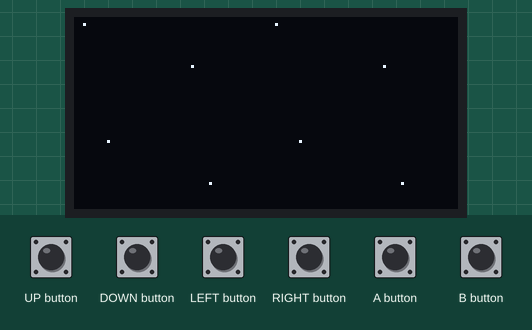
Bench run of a sketch on a simulated Arduboy, built with avr-gcc and run on an emulated ATmega32U4. On the bench: 128×64 one-colour display. Inputs (shaded band) come from the test bench.

Above: at 1.2 s.
1.3 s: A button pressed for 0.15 s
At 2.3 s:
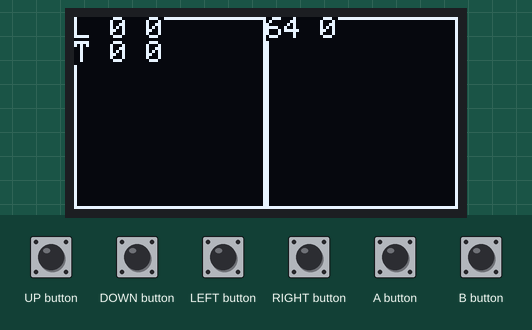
2.9 s: UP button pressed for 1 s
At 5.1 s:
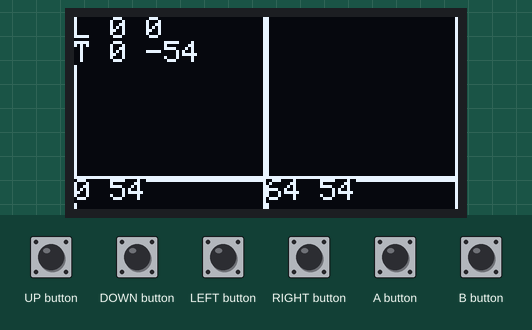
5.4 s: LEFT button pressed for 0.15 s
At 6.0 s:
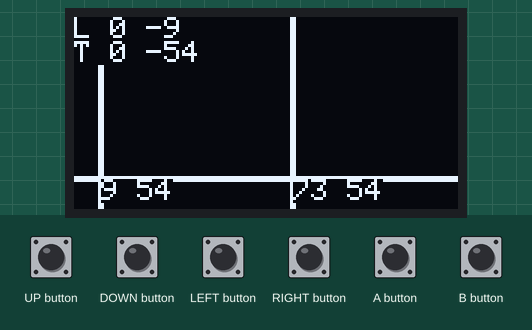
7.0 s: DOWN button pressed for 0.15 s
At 8.3 s:
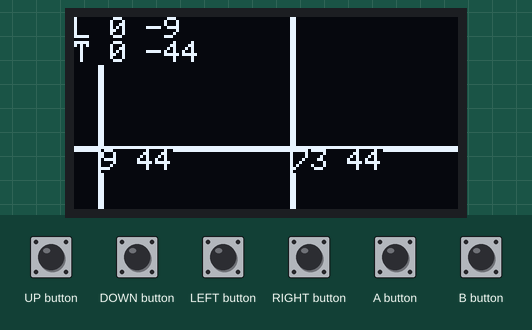
8.6 s: RIGHT button pressed for 0.15 s
At 9.9 s:
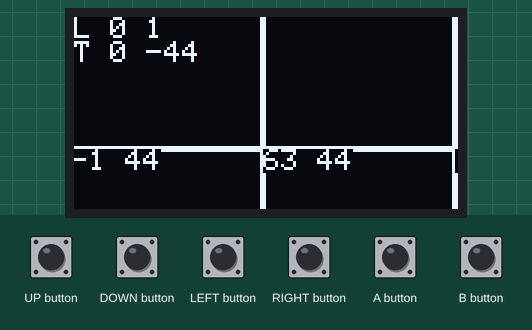
10.2 s: UP button pressed for 0.15 s
At 11.8 s:
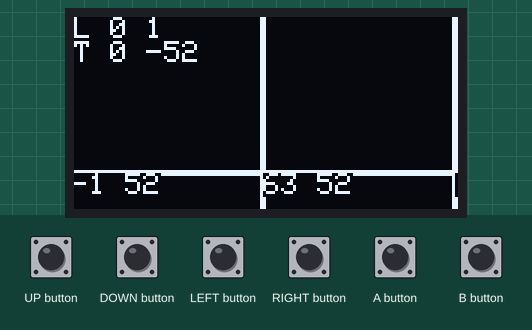
Timing chart, 0 to 12.8 s (numbered marks = the images above; inputs shaded):
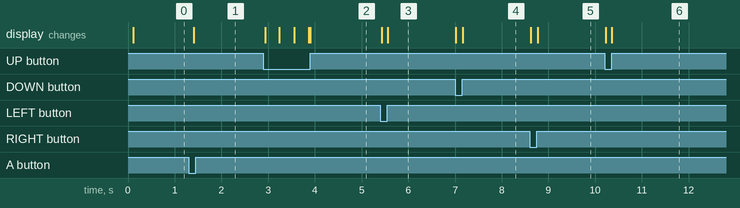

Measured:
- after the input at 1.3 s, the display: changes after 0.11 s (image 1)
- after the input at 2.9 s, the display: first changes at once (image 2 shows a later state)
- after the input at 5.4 s, the display: first changes at once (image 3 shows a later state)
- after the input at 7.0 s, the display: first changes at once (image 4 shows a later state)
- after the input at 8.6 s, the display: first changes at once (image 5 shows a later state)
- after the input at 10.2 s, the display: first changes at once (image 6 shows a later state)

The sketch:

WrapTest.ino
```cpp
// (licence header left out)
#include <Arduboy2.h>

Arduboy2 arduboy;

#include "Images.h"
#include "Utilities.h"

struct Camera
{
	static constexpr uint8_t width = WIDTH;
	static constexpr uint8_t height = HEIGHT;

	Point position;

	constexpr uint8_t getWidth() const
	{
		return width;
	}

	constexpr uint8_t getHeight() const
	{
		return height;
	}

	constexpr int16_t getLeft() const
	{
		return this->position.x;
	}

	constexpr int16_t getTop() const
	{
		return this->position.y;
	}

	constexpr int16_t getRight() const
	{
		return (this->position.x + width);
	}

	constexpr int16_t getBottom() const
	{
		return (this->position.y + height);
	}
};

Camera camera;

constexpr size_t backgroundWidth = 64;
constexpr size_t backgroundHeight = 64;

void drawBackgroundSection(int16_t x, int16_t y)
{
	Sprites::drawOverwrite(x, y, backgroundTile1, 0);
	Sprites::drawOverwrite(x + backgroundWidth, y, backgroundTile2, 0);
}

bool debugDraw = false;

void drawBackground()
{
	constexpr int16_t tileWidth = backgroundWidth;
	constexpr int16_t tileHeight = backgroundHeight;

	const int16_t leftTileIndex = (camera.getLeft() / tileWidth);
	const int16_t leftOffset = (camera.getLeft() % tileWidth);

	const int16_t topTileIndex = (camera.getTop() / tileHeight);
	const int16_t topOffset = (camera.getTop() % tileHeight);

	const int16_t rightTileIndex = (camera.getRight() / tileWidth);
	const int16_t bottomTileIndex = (camera.getBottom() / tileHeight);

	const int16_t endY = (bottomTileIndex - topTileIndex);
	const int16_t endX = (rightTileIndex - leftTileIndex);

	const int16_t startY = ((topTileIndex > 0) ? 0 : -1);
	const int16_t startX = ((leftTileIndex > 0) ? 0 : -1);

	for(int16_t y = startY; y <= endY; ++y)
	{
		const int16_t drawY = ((y * tileHeight) - topOffset);
		for(int16_t x = startX; x <= endX; ++x)
		{
			const int16_t drawX = ((x * tileWidth) - leftOffset);

			if(debugDraw)
			{
				arduboy.drawRect(drawX, drawY, tileWidth, tileHeight);
				arduboy.setCursor(drawX, drawY);
				arduboy << drawX << ' ' << drawY;
			}
			else
			{
				Sprites::drawOverwrite(drawX, drawY, backgroundTile1, 0);
			}
		}
	}

	if(debugDraw)
	{
		arduboy.setCursor(0, 0);
		arduboy << F("L ") << leftTileIndex << ' ' << leftOffset << '\n';
		arduboy << F("T ") << topTileIndex << ' ' << topOffset << '\n';
	}
}

void setup()
{
	arduboy.begin();
}

void loop()
{
	if(!arduboy.nextFrame())
		return;

	arduboy.pollButtons();

	if(arduboy.justPressed(A_BUTTON))
		debugDraw = !debugDraw;

	if(arduboy.pressed(LEFT_BUTTON))
		--camera.position.x;

	if(arduboy.pressed(RIGHT_BUTTON))
		++camera.position.x;

	if(arduboy.pressed(UP_BUTTON))
		--camera.position.y;

	if(arduboy.pressed(DOWN_BUTTON))
		++camera.position.y;

	arduboy.clear();

	drawBackground();

	arduboy.display();
}
```

Utilities.h
```cpp
#pragma once

//
// Copyright (C) 2019 Pharap (@Pharap)
//
// Licensed under the Apache License, Version 2.0 (the "License");
// you may not use this file except in compliance with the License.
// You may obtain a copy of the License at
//
// http://www.apache.org/licenses/LICENSE-2.0
//
// Unless required by applicable law or agreed to in writing, software
// distributed under the License is distributed on an "AS IS" BASIS,
// WITHOUT WARRANTIES OR CONDITIONS OF ANY KIND, either express or implied.
// See the License for the specific language governing permissions and
// limitations under the License.
//

//
// For more information about these utility functions, see:
// * https://github.com/Pharap/SizeDemo
// * https://github.com/Pharap/FlashStringHelperDemo
//

#if defined(ARDUINO)

// Include size_t
#include <stddef.h>

// Include __FlashStringHelper
#include <WString.h>

// Include pgm_read_ptr
#include <avr/pgmspace.h>

// Include Print
#include <Print.h>

#else

// Include std::size_t
#include <cstddef>

#endif

//
// getSize
//

#if defined(ARDUINO)

template< typename Type, size_t size >
constexpr size_t getSize(const Type (&)[size]) noexcept
{
	return size;
}

#else

template< typename Type, std::size_t size >
constexpr std::size_t getSize(const Type (&)[size]) noexcept
{
	return size;
}

#endif

#if defined(ARDUINO)

//
// FlashStringHelper
//

using FlashStringHelper = const __FlashStringHelper *;

//
// asFlashStringHelper
//

inline FlashStringHelper asFlashStringHelper(const char * flashString) noexcept
{
	return static_cast<FlashStringHelper>(static_cast<const void *>(flashString));
}

inline FlashStringHelper asFlashStringHelper(const unsigned char * flashString) noexcept
{
	return static_cast<FlashStringHelper>(static_cast<const void *>(flashString));
}

inline FlashStringHelper asFlashStringHelper(const signed char * flashString) noexcept
{
	return static_cast<FlashStringHelper>(static_cast<const void *>(flashString));
}

//
// readFlashString
//

inline FlashStringHelper readFlashStringPointer(const char * const * flashString) noexcept
{
	return static_cast<FlashStringHelper>(pgm_read_ptr(flashString));
}

inline FlashStringHelper readFlashStringPointer(const unsigned char * const * flashString) noexcept
{
	return static_cast<FlashStringHelper>(pgm_read_ptr(flashString));
}

inline FlashStringHelper readFlashStringPointer(const signed char * const * flashString) noexcept
{
	return static_cast<FlashStringHelper>(pgm_read_ptr(flashString));
}

#endif

#if defined(ARDUINO)

//
// std::istream-like shift operator
//

template<typename Type>
Print & operator <<(Print & printer, const Type & object)
{
	printer.print(object);
	return printer;
}

#endif
```

Source omitted: Images.h (data table, 6434 bytes)
